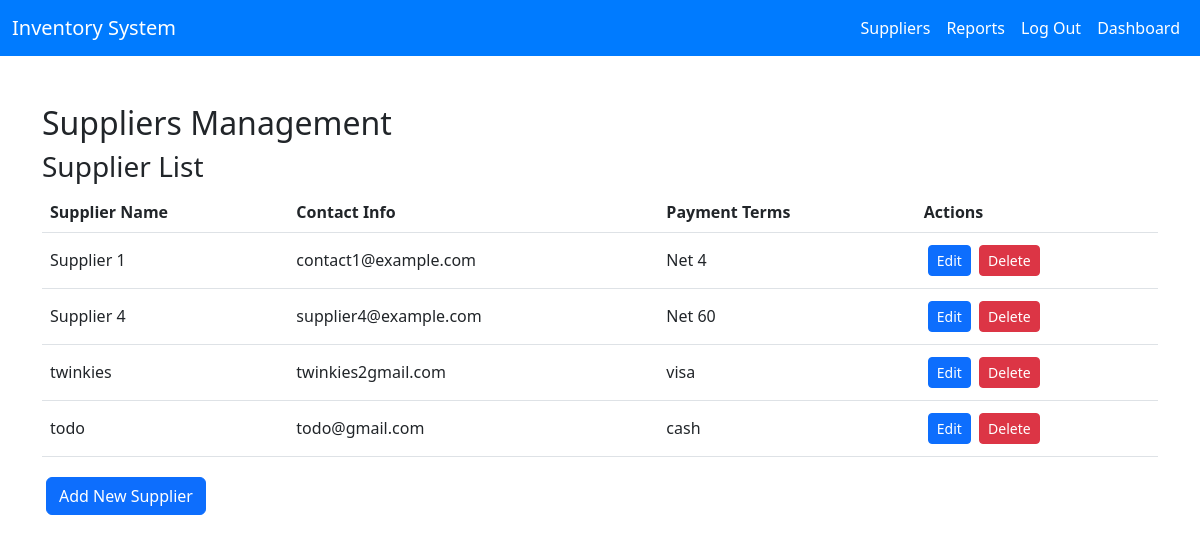
Page /Admin/Suppliers.php (signed in) on the committed database.
### tables this page shows
CREATE TABLE `navbar_buttons` (
  `ID` int(11) NOT NULL,
  `button_name` varchar(100) NOT NULL,
  `pagelink` varchar(255) NOT NULL,
  `usertype_id` int(11) NOT NULL
);

CREATE TABLE `suppliers` (
  `id` int(11) NOT NULL,
  `supplier_name` varchar(255) NOT NULL,
  `contact_info` varchar(255) NOT NULL,
  `payment_terms` varchar(255) NOT NULL,
  `is_deleted` tinyint(1) DEFAULT 0,
  `user_id` int(11) DEFAULT NULL
);

### Admin/Suppliers.php (the view, shortened to what this page needs)
<?php
include '../db.php';
$sql = "SELECT * FROM suppliers WHERE is_deleted = 0";
$result = $conn->query($sql);
?>
<!DOCTYPE html>
<html lang="en">
<head>
    <link rel="stylesheet" href="admin.css">
    <link href="https://cdn.jsdelivr.net/npm/bootstrap@5.3.0/dist/css/bootstrap.min.css" rel="stylesheet">
</head>
<body>
<?php
$usertype_id = $_SESSION['usertypeid'];
$sql = "SELECT * FROM navbar_buttons WHERE usertype_id = ?";
$stmt = $conn->prepare($sql);
$stmt->bind_param("i", $usertype_id);
$stmt->execute();
$navbarButtons = $stmt->get_result();
?>
<!DOCTYPE html>
<html lang="en">
<head>
    <link rel="stylesheet" href="admin.css">
    <link href="https://cdn.jsdelivr.net/npm/bootstrap@5.3.0/dist/css/bootstrap.min.css" rel="stylesheet">
</head>
<body>
<nav class="navbar navbar-expand-lg">
    <div class="container-fluid">
        <a class="navbar-brand" href="#">Inventory System</a>
        <div class="collapse navbar-collapse" id="navbarNav">
            <ul class="navbar-nav ms-auto">
                <?php
                if($_SESSION['usertypeid']==1){
                if ($navbarButtons->num_rows > 0) {
                    while ($button = $navbarButtons->fetch_assoc()) {
                        echo '<li class="nav-item">
                                <a class="nav-link" href="' . htmlspecialchars($button['pagelink']) . '">' . htmlspecialchars($button['button_name']) . '</a>
                              </li>';
                    }
                } else {
                    echo '<li class="nav-item"><a class="nav-link" href="#">No buttons available</a></li>';
                }
            }
            elseif($_SESSION['usertypeid']==2){
                while ($button = $navbarButtons->fetch_assoc()) {
                    echo '<li class="nav-item">
                            <a class="nav-link" href="' . htmlspecialchars($button['pagelink']) . '">' . htmlspecialchars($button['button_name']) . '</a>
                          </li>';
                }
        }
                ?>
            </ul>
        </div>
    </div>
</nav>
    <div class="container mt-5">
        <h2>Suppliers Management</h2>
        <h3>Supplier List</h3>
        <table class="table table-hover">
            <thead>
                <tr>
                    <th>Supplier Name</th>
                    <th>Contact Info</th>
                    <th>Payment Terms</th>
                    <th>Actions</th>
                </tr>
            </thead>
            <tbody>
                <?php if ($result->num_rows > 0): ?>
                    <?php while ($row = $result->fetch_assoc()): ?>
                        <tr>
                            <td><?php echo $row['supplier_name']; ?></td>
                            <td><?php echo $row['contact_info']; ?></td>
                            <td><?php echo $row['payment_terms']; ?></td>
                            <td>
                                <a href="#" class="btn btn-primary btn-sm editBtn"
                                   data-bs-toggle="modal"
                                   data-bs-target="#editSupplierModal"
                                   data-id="<?php echo $row['id']; ?>"
                                   data-name="<?php echo $row['supplier_name']; ?>"
                                   data-contact="<?php echo $row['contact_info']; ?>"
                                   data-terms="<?php echo $row['payment_terms']; ?>">
                                   Edit
                                </a>
                                <a href="suppliers.php?delete=<?php echo $row['id']; ?>" class="btn btn-danger btn-sm"
                                   onclick="return confirm('Are you sure you want to delete this supplier?')">Delete</a>
                            </td>
                        </tr>
                    <?php endwhile; ?>
                <?php else: ?>
                    <tr>
                        <td colspan="4">No suppliers found</td>
                    </tr>
                <?php endif; ?>
            </tbody>
        </table>
<button class="btn btn-primary mb-3" data-bs-toggle="modal" data-bs-target="#editSupplierModal" onclick="prepareAddSupplier()">
    Add New Supplier
</button>
</body>
</html>

### Admin/Admin.css (style rules this page uses)
body { background-color: #f8f9fa; margin: 0; overflow: hidden; }
.navbar { background-color: #007bff; }
.navbar-brand, .navbar-nav .nav-link { color: #fff !important; }
.table th, .table td { vertical-align: middle; }
.btn-primary { background-color: #007bff; border: none; margin: 4px; }
.btn-danger { background-color: #dc3545; border: none; }

### rows in the picture
navbar_buttons: button_name "Suppliers"
navbar_buttons: button_name "Reports"
navbar_buttons: button_name "Log Out"
navbar_buttons: button_name "Dashboard"
suppliers: supplier_name "Supplier 1", contact_info "contact1@example.com", payment_terms "Net 4"
suppliers: supplier_name "Supplier 4", contact_info "supplier4@example.com", payment_terms "Net 60"
suppliers: supplier_name "twinkies", contact_info "twinkies2gmail.com", payment_terms "visa"
suppliers: supplier_name "todo", contact_info "todo@gmail.com", payment_terms "cash"
